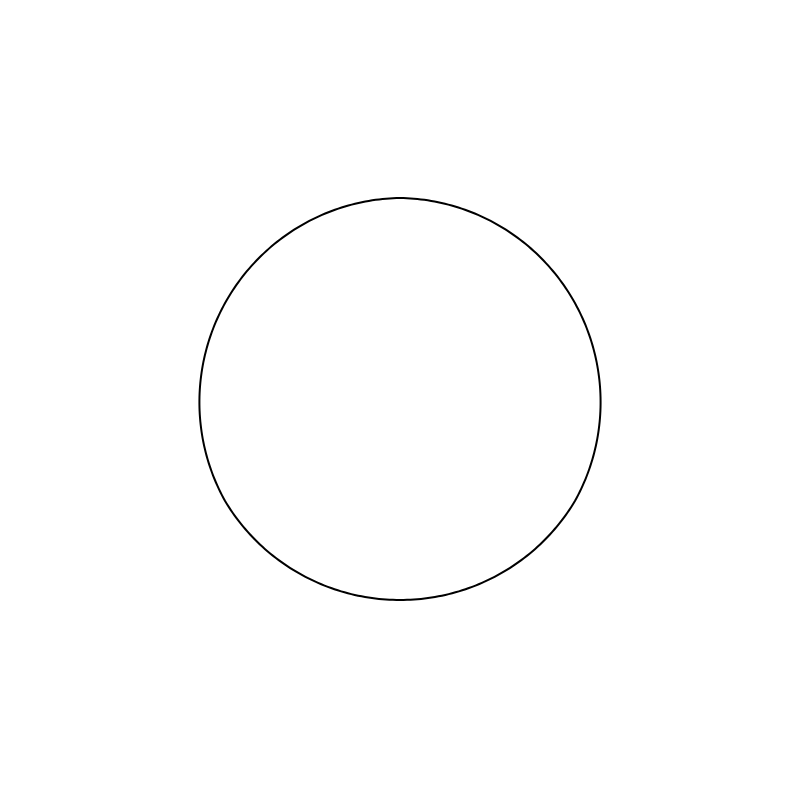
Frame 1 (no input)
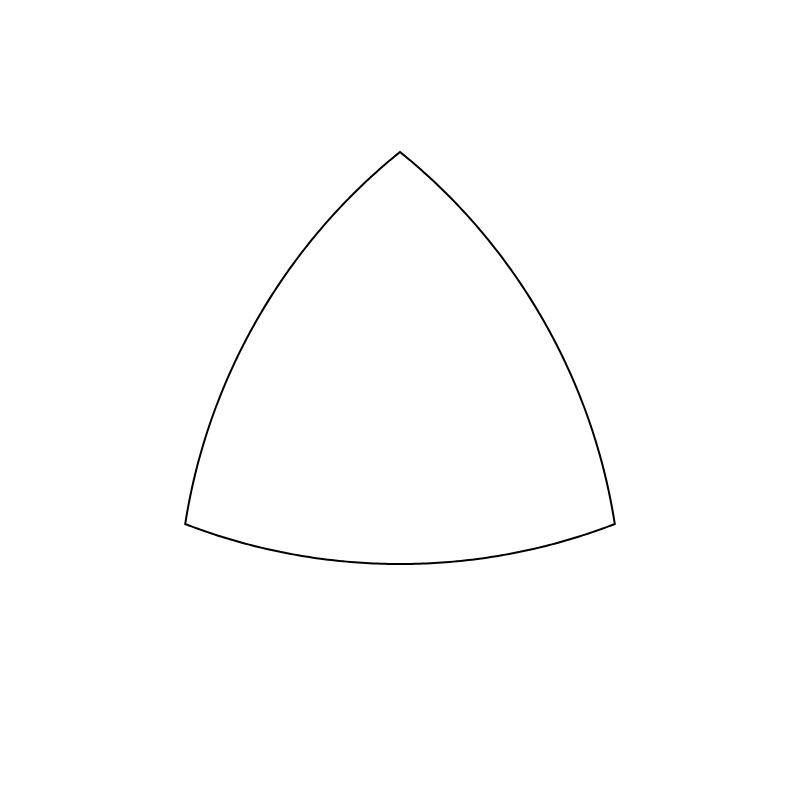
Frame 60 (no input)
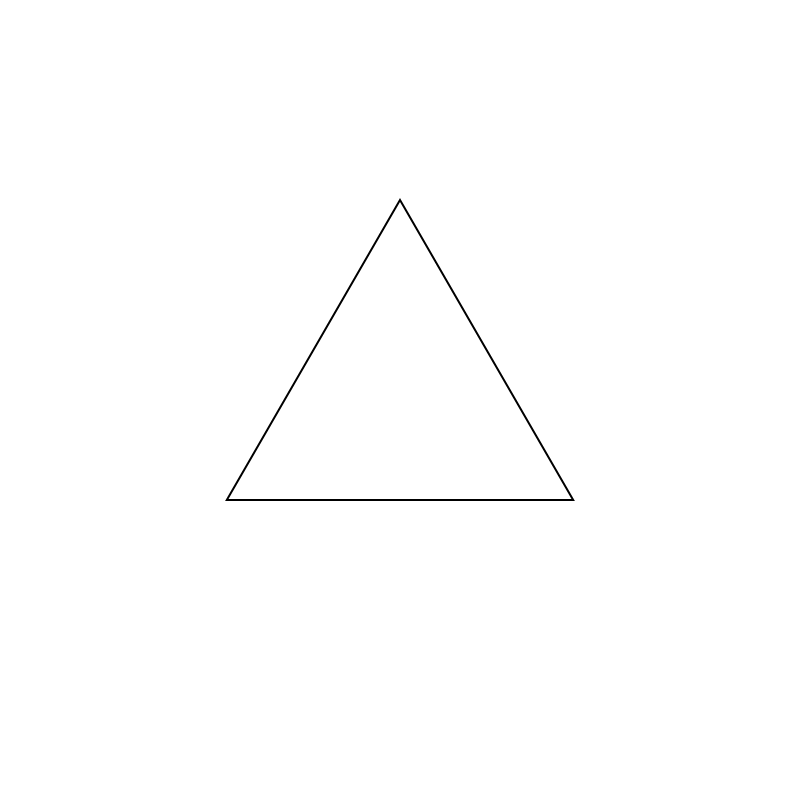
Frame 120 (the mouse pressed at the canvas centre since frame 60)

The p5.js sketch that drew these frames (run headless with seeded random() and noise() and a simulated clock; from frame 60 on, the mouse is pressed at the canvas centre):

// p5.js sketch
// ── sketch.js
let scale = 800;
let circlePoints = [];
let innerTriangle = [];
let outerTriangle = [];
let innerTriangleEdges = [];

function setup() {
	createCanvas(scale, scale);
	angleMode(DEGREES);
	for(let i = 0; i < 360; i++)
	{
		circlePoints.push(createVector(Math.cos(radians(i)) * scale * 0.25, Math.sin(radians(i)) * scale * 0.25));
	}
	for(let i = 0; i < 3; i++)
	{
		innerTriangleEdges.push(createVector(Math.cos(radians(i * 120)) * scale * 0.25, Math.sin(radians(i * 120)) * scale * 0.25));
	}
	for(let i = 0; i < 360; i++)
	{
		let edgeIndex = Math.floor(i / 120);
		let way = (i % 120) / 120;
		let edge1 = innerTriangleEdges[edgeIndex];
		let edge2 = innerTriangleEdges[(edgeIndex + 1) % 3];
		innerTriangle.push(createVector(edge1.x + way * (edge2.x - edge1.x), edge1.y + way * (edge2.y - edge1.y)));
		outerTriangle.push(p5.Vector.mult(innerTriangle[i], 2));
	}
}

function draw() {
	clear();
	translate(scale * 0.5, scale * 0.5);
	rotate(-90);
	noFill();
	strokeWeight(2);
	beginShape();
	let ticks = 100;
	let way;
	let state = Math.floor(frameCount / ticks);
	state = state % 4;
	switch(state)
	{
		case 0:
			way = (frameCount % ticks) / ticks;
			break;
		case 1:
			way = 1;
			break;
		case 2:
			way = Math.abs(((frameCount % ticks) - ticks) / ticks);
			break;
		case 3:
			way = 0;
			break;
	}
	for(let i = 0; i < circlePoints.length; i++)
	{
		vertex(lerp(circlePoints[i].x, lerp(outerTriangle[i].x, innerTriangle[i].x, way), way), lerp(circlePoints[i].y, lerp(outerTriangle[i].y, innerTriangle[i].y, way), way));
	}
	endShape(CLOSE);
}
